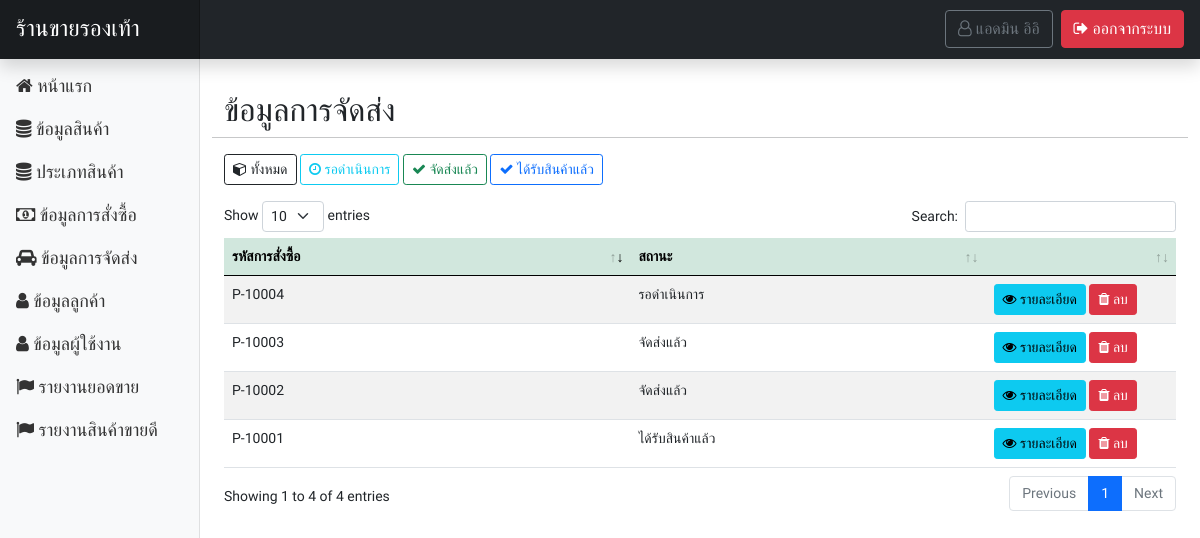
The app's page /page-admin/shipment_show.php (signed in) with its own data.
### tables this page shows
CREATE TABLE `tbl_user` (
  `u_id` int(10) NOT NULL COMMENT 'ID',
  `u_username` varchar(255) NOT NULL COMMENT 'ชื่อผู้ใช้',
  `u_password` varchar(255) NOT NULL COMMENT 'รหัสผ่าน',
  `u_fname` varchar(255) NOT NULL COMMENT 'ชื่อ',
  `u_lname` varchar(255) NOT NULL COMMENT 'นามสกุล',
  `u_sex` varchar(50) NOT NULL COMMENT 'เพศ',
  `u_address` text NOT NULL COMMENT 'ที่อยู่',
  `u_email` varchar(255) NOT NULL COMMENT 'อีเมล์',
  `u_tel` varchar(10) NOT NULL COMMENT 'เบอร์โทร',
  `u_role` varchar(50) NOT NULL COMMENT 'บทบาท'
);

CREATE TABLE `tbl_shipment` (
  `sm_id` int(50) NOT NULL COMMENT 'ID',
  `sm_company` varchar(255) NOT NULL COMMENT 'บริษัทจัดส่ง',
  `sm_code` varchar(255) NOT NULL COMMENT 'เลขพัสดุ',
  `sm_date` varchar(255) NOT NULL COMMENT 'วันเวลาที่จัดส่ง',
  `sm_date_receive` varchar(255) NOT NULL COMMENT 'วันเวลาที่ได้รับ',
  `sm_pm_code` varchar(255) NOT NULL COMMENT 'รหัสการสั่งซื้อ',
  `sm_status` varchar(255) NOT NULL COMMENT 'สถานะ'
);

### functions.php (called while the page is built, shortened)
<?php
class ConnectDB
{
    protected $db;
    function __construct()
    {
        $DB_HOST = "localhost";
        $DB_USER = "root";
        $DB_PASS = "";
        $DB_NAME = "stoe_store";
        $con = new mysqli($DB_HOST, $DB_USER, $DB_PASS, $DB_NAME);
        $con->set_charset("utf8");
        $this->db = $con;
    }
    function query($data)
    {
        $result = $this->db->query($data);
        if ($result == true) {
            return $result;
        } else {
            echo "Error to query.!!";
        }
    }
}
class User extends ConnectDB
{
    function userGetById($id)
    {
        $result = $this->db->query("SELECT * FROM tbl_user WHERE u_id = '$id' ");
        $row = $result->fetch_all(MYSQLI_ASSOC);
        return $row;
    }
}

### page-admin/shipment_show.php (the view, shortened to what this page needs)
<?php include('header.php'); ?>
</head>
<?php
$obj = new ConnectDB();
$objModal = new ConnectDB();
if (isset($_GET['display'])) {
    switch ($_GET['display']) {
        case 'success':
            $result = $obj->query("SELECT * FROM tbl_shipment as sm INNER JOIN tbl_payment AS pm ON sm.sm_pm_code = pm.pm_code INNER JOIN tbl_user as u ON pm.pm_u_id = u.u_id WHERE sm.sm_status = 'จัดส่งแล้ว' ");
            break;
        case 'wait':
            $result = $obj->query("SELECT * FROM tbl_shipment as sm INNER JOIN tbl_payment AS pm ON sm.sm_pm_code = pm.pm_code INNER JOIN tbl_user as u ON pm.pm_u_id = u.u_id WHERE sm.sm_status = 'รอดำเนินการ' ");
            break;
        case 'receive':
            $result = $obj->query("SELECT * FROM tbl_shipment as sm INNER JOIN tbl_payment AS pm ON sm.sm_pm_code = pm.pm_code INNER JOIN tbl_user as u ON pm.pm_u_id = u.u_id WHERE sm.sm_status = 'ได้รับสินค้าแล้ว' ");
            break;
    }
} else {
    $result = $obj->query("SELECT * FROM tbl_shipment as sm INNER JOIN tbl_payment AS pm ON sm.sm_pm_code = pm.pm_code INNER JOIN tbl_user as u ON pm.pm_u_id = u.u_id ");
}
?>
<body>
    <?php include('navbar.php'); ?>
    <div class="container-fluid">
        <div class="row my-4">
            <?php include('sidebar.php'); ?>
            <main class="col-md-9 ms-sm-auto col-lg-10 px-md-4">
                <div class="row mt-2">
                    <h2>ข้อมูลการจัดส่ง</h2>
                    <hr>
                    <div class="row mb-3">
                        <div class="col-md-12">
                            <a href="shipment_show.php" class="btn btn-sm btn-outline-dark"><i class="fa fa-cube" aria-hidden="true"></i> ทั้งหมด</a>
                            <a href="?display=wait" class="btn btn-sm btn-outline-info"><i class="fa fa-clock-o" aria-hidden="true"></i> รอดำเนินการ</a>
                            <a href="?display=success" class="btn btn-sm btn-outline-success"><i class="fa fa-check" aria-hidden="true"></i> จัดส่งแล้ว</a>
                            <a href="?display=receive" class="btn btn-sm btn-outline-primary"><i class="fa fa-check" aria-hidden="true"></i> ได้รับสินค้าแล้ว</a>
                        </div>
                    </div>
                    <table id="dtb" class="table table-striped table-hover" style="width:100%">
                        <thead>
                            <tr class="table-success">
                                <th>รหัสการสั่งซื้อ</th>
                                <th>สถานะ</th>
                                <th></th>
                            </tr>
                        </thead>
                        <tbody>
                            <?php while ($row = $result->fetch_array()) { ?>
                                <tr>
                                    <td><?= $row['sm_pm_code']; ?></td>
                                    <td><?= $row['sm_status']; ?></td>
                                    <td width="20%">
                                        <?php if (isset($_GET['display']) && $_GET['display'] == 'success') { ?>
                                            <button class="btn btn-sm btn-info m-0" type="button" data-bs-toggle="modal" data-bs-target="#Modal<?= $row['sm_id'] ?>"><i class="fa fa-eye" aria-hidden="true"></i> รายละเอียด</button>
                                            <a href="?action=delete&sm_id=<?= $row['sm_id']; ?>&pm_code=<?= $row['sm_pm_code']; ?>" class="btn btn-sm btn-danger" onclick="return confirm('ยืนยันการลบ?\n** การกระทำนี้จะลบรายการสั่งซื้อออกไปด้วย');"><i class="fa fa-trash" aria-hidden="true"></i> ลบ</a>
                                        <?php } else { ?>
                                            <button class="btn btn-sm btn-info m-0" type="button" data-bs-toggle="modal" data-bs-target="#Modal<?= $row['sm_id'] ?>"><i class="fa fa-eye" aria-hidden="true"></i> รายละเอียด</button>
                                            <a href="?action=delete&sm_id=<?= $row['sm_id']; ?>&pm_code=<?= $row['sm_pm_code']; ?>" class="btn btn-sm btn-danger" onclick="return confirm('ยืนยันการลบ?\n** การกระทำนี้จะลบรายการสั่งซื้อออกไปด้วย');"><i class="fa fa-trash" aria-hidden="true"></i> ลบ</a>
                                        <?php } ?>
                                    </td>
                                </tr>
                                                                <?php
                                                                $resultModal = $objModal->query("SELECT * FROM tbl_payment_list as pl INNER JOIN tbl_cargo as cg ON pl.pl_cg_id=cg.cg_id WHERE  pl.pl_pm_code = '" . $row['pm_code'] . "' ");
                                                                ?>
                            <?php } ?>
                        </tbody>
                    </table>
                </div>
            </main>
        </div>
    </div>
    <?php include('call_datatable.php'); ?>
</body>
</html>

### page-admin/navbar.php (shortened to what this page needs)
<header class="navbar navbar-dark sticky-top bg-dark flex-md-nowrap p-0 shadow no-print" id="no-print">
    <a class="navbar-brand col-md-3 col-lg-2 me-0 px-3" style="font-size:23px;" href="index.php">ร้านขายรองเท้า</a>
    <ul class="navbar-nav px-3 w-100 d-flex p-2 bd-highlight flex-row-reverse">
        <li class="nav-item text-nowrap">
            <a class="btn btn-danger" href="../logout.php"><i class="fa fa-sign-out" aria-hidden="true"></i> ออกจากระบบ</a>
        </li>
        <li class="nav-item text-nowrap">
            <?php
                $objName = new User();
                $rowName = $objName->userGetById($_SESSION['user']['id']);
            ?>
            <a class="me-2 btn btn-outline-secondary" href="profile.php"><i class="fa fa-user-o" aria-hidden="true"></i> <?= $rowName[0]['u_fname'] . ' ' . $rowName[0]['u_lname']; ?></a>
        </li>
    </ul>
</header>

### css/style.css (style rules this page uses)
* { font-family: "Chakra Petch", sans-serif; }

### css/dashboard.css (style rules this page uses)
body { font-size: .875rem; }
.navbar-brand { padding-top: .75rem; padding-bottom: .75rem; font-size: 1rem; background-color: rgba(0, 0, 0, .25); box-shadow: inset -1px 0 0 rgba(0, 0, 0, .25); }

### records on screen
tbl_user: u_fname "แอดมิน", u_lname "อิอิ"
tbl_shipment: sm_pm_code "P-10001", sm_status "ได้รับสินค้าแล้ว"
tbl_shipment: sm_pm_code "P-10002", sm_status "จัดส่งแล้ว"
tbl_shipment: sm_pm_code "P-10003", sm_status "จัดส่งแล้ว"
tbl_shipment: sm_pm_code "P-10004", sm_status "รอดำเนินการ"
